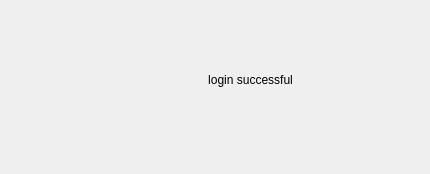
<?xml version="1.0" encoding="UTF-8"?>
<ui version="4.0">
 <class>Dialog</class>
 <widget class="QDialog" name="Dialog">
  <property name="windowModality">
   <enum>Qt::WindowModality::ApplicationModal</enum>
  </property>
  <property name="geometry">
   <rect>
    <x>0</x>
    <y>0</y>
    <width>430</width>
    <height>174</height>
   </rect>
  </property>
  <property name="windowTitle">
   <string>Dialog</string>
  </property>
  <property name="styleSheet">
   <string notr="true"/>
  </property>
  <widget class="QDialogButtonBox" name="buttonBox">
   <property name="geometry">
    <rect>
     <x>10</x>
     <y>440</y>
     <width>621</width>
     <height>32</height>
    </rect>
   </property>
   <property name="orientation">
    <enum>Qt::Orientation::Horizontal</enum>
   </property>
   <property name="standardButtons">
    <set>QDialogButtonBox::StandardButton::Cancel|QDialogButtonBox::StandardButton::Ok</set>
   </property>
  </widget>
  <widget class="QLabel" name="label">
   <property name="geometry">
    <rect>
     <x>180</x>
     <y>60</y>
     <width>141</width>
     <height>41</height>
    </rect>
   </property>
   <property name="mouseTracking">
    <bool>true</bool>
   </property>
   <property name="tabletTracking">
    <bool>true</bool>
   </property>
   <property name="styleSheet">
    <string notr="true">font: 12pt &quot;Franklin Gothic Demi Cond&quot;;
QLabel {
padding-bottom: 5px;
box-shadow: 0 2px 5x rgba(0,0,0,0.2);
}

QLabel: after{
content: &quot;&quot;;
position:absolute;
bottom:0;
left:0;
right:0;
height:5px;
background-color: rgba(0,0,0,0.2);
box-shadow: 0 2px 5x rgba(0,0,0,0.2);
}</string>
   </property>
   <property name="frameShape">
    <enum>QFrame::Shape::NoFrame</enum>
   </property>
   <property name="frameShadow">
    <enum>QFrame::Shadow::Sunken</enum>
   </property>
   <property name="text">
    <string>login successful</string>
   </property>
   <property name="textFormat">
    <enum>Qt::TextFormat::RichText</enum>
   </property>
   <property name="alignment">
    <set>Qt::AlignmentFlag::AlignCenter</set>
   </property>
  </widget>
  <widget class="QLabel" name="label_2">
   <property name="geometry">
    <rect>
     <x>70</x>
     <y>30</y>
     <width>121</width>
     <height>111</height>
    </rect>
   </property>
   <property name="styleSheet">
    <string notr="true">QLabel {
padding-bottom: 5px;
box-shadow: 0 2px 5x rgba(0,0,0,0.2);
}

QLabel: after{
content: &quot;&quot;;
position:absolute;
bottom:0;
left:0;
right:0;
height:5px;
background-color: rgba(0,0,0,0.2);
box-shadow: 0 2px 5x rgba(0,0,0,0.2);
}</string>
   </property>
   <property name="text">
    <string/>
   </property>
   <property name="pixmap">
    <pixmap>vecteezy_verified-3d-illustration-for-ecommerce-icon_9847908.png</pixmap>
   </property>
   <property name="scaledContents">
    <bool>true</bool>
   </property>
  </widget>
 </widget>
 <resources/>
 <connections>
  <connection>
   <sender>buttonBox</sender>
   <signal>accepted()</signal>
   <receiver>Dialog</receiver>
   <slot>accept()</slot>
   <hints>
    <hint type="sourcelabel">
     <x>248</x>
     <y>254</y>
    </hint>
    <hint type="destinationlabel">
     <x>157</x>
     <y>274</y>
    </hint>
   </hints>
  </connection>
  <connection>
   <sender>buttonBox</sender>
   <signal>rejected()</signal>
   <receiver>Dialog</receiver>
   <slot>reject()</slot>
   <hints>
    <hint type="sourcelabel">
     <x>316</x>
     <y>260</y>
    </hint>
    <hint type="destinationlabel">
     <x>286</x>
     <y>274</y>
    </hint>
   </hints>
  </connection>
 </connections>
</ui>
